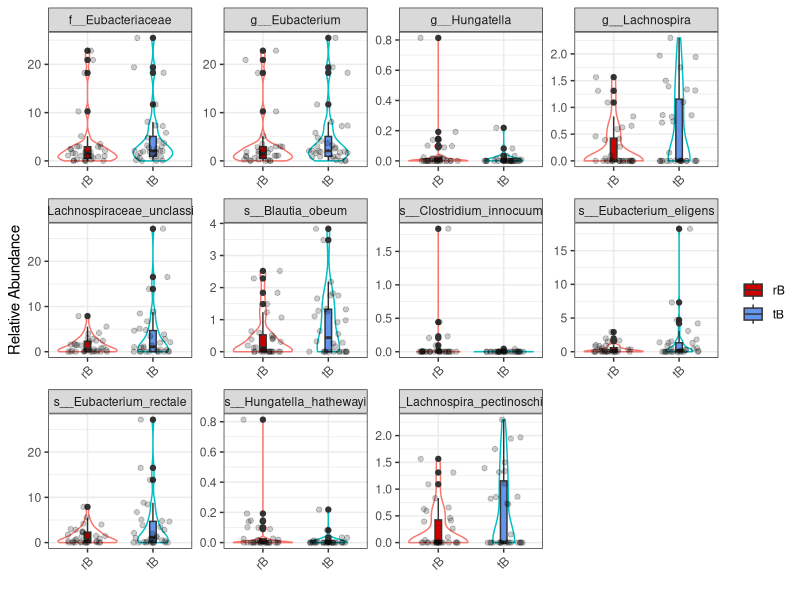
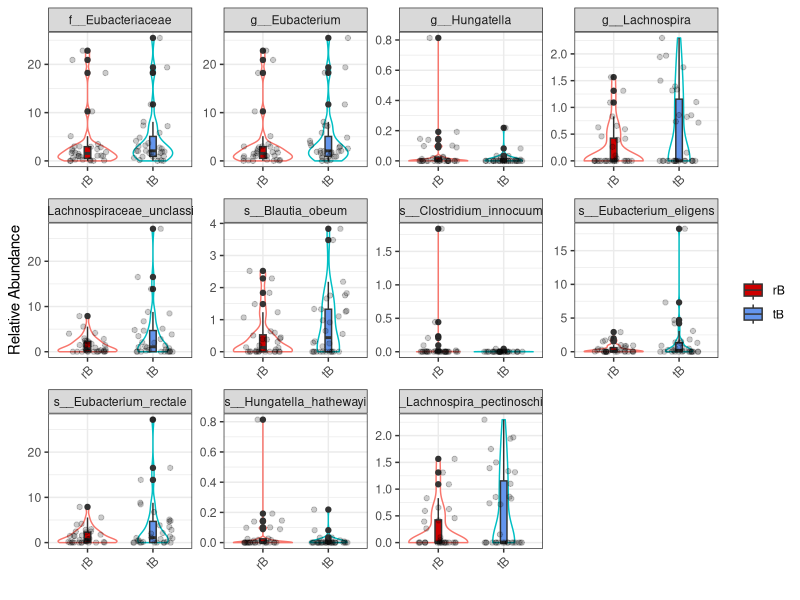

Source code (R) for these figures, in order:
## ---- chunk 1
knitr::opts_chunk$set(echo = TRUE)

library(tidyverse)
library(reshape2)
## ---- chunk 2
king <- read.csv("../data/derived/RelAbun/RelAbun_king.csv", row.names = 1)
phyl <- read.csv("../data/derived/RelAbun/RelAbun_phyl.csv",row.names = 1)
class <- read.csv("../data/derived/RelAbun/RelAbun_class.csv",row.names = 1)
ord <- read.csv("../data/derived/RelAbun/RelAbun_ord.csv", row.names = 1)
fam <- read.csv("../data/derived/RelAbun/RelAbun_fam.csv", row.names = 1)
gen <- read.csv("../data/derived/RelAbun/RelAbun_gen.csv", row.names = 1)
spec <- read.csv("../data/derived/RelAbun/RelAbun_spec.csv", row.names = 1)
## ---- chunk 3
run_wilcox <- function(level, str1, str2){
  microbes <- colnames(level)
  tableOfResults<-data.frame(var=microbes)
  tableOfResults$p_wilcox <- NA
  rownames(tableOfResults) <- microbes

  tempR <- filter(level, grepl(str1, rownames(level)))
  tempT <- filter(level, grepl(str2, rownames(level)))

  for(mic in colnames(level)){
    x <- tempR[, mic]
    y <- tempT[, mic]
    thiscommand <- paste("thiswilcox <- wilcox.test(x, y, paired = TRUE)")
    eval(parse(text = thiscommand))
    tableOfResults[mic, "p_wilcox"] <- thiswilcox$p.value
}
  tableOfResults <- tableOfResults %>% select(p_wilcox)
  return(tableOfResults)
}
## ---- chunk 4
get_direction <- function(df, mic){
  temp <- allMics %>%
  group_by(time) %>%
  summarize(mean(eval(as.name(mic))))
  
  dif <- as.double(temp[3,2] - temp[1,2])
  if(dif > 0){
    df[mic, "direction"] <- "increase"
  }else{
    df[mic, "direction"] <- "decrease"
  }
  return(df)
}
## ---- chunk 5
spec_dif <- run_wilcox(spec, "rB", "tB")
gen_dif <- run_wilcox(gen, "rB", "tB")
fam_dif <- run_wilcox(fam, "rB", "tB")
ord_dif <- run_wilcox(ord, "rB", "tB")
class_dif <- run_wilcox(class, "rB", "tB")
phyl_dif <- run_wilcox(phyl, "rB", "tB")
king_dif <- run_wilcox(king, "rB", "tB")

#combine and filter to p-value < 0.05
BRBresults <- rbind(king_dif, phyl_dif, class_dif, ord_dif, fam_dif, gen_dif, spec_dif) %>% filter(p_wilcox < 0.05)
## ---- chunk 6
spec_dif <- run_wilcox(spec, "rP", "tP")
gen_dif <- run_wilcox(gen, "rP", "tP")
fam_dif <- run_wilcox(fam, "rP", "tP")
ord_dif <- run_wilcox(ord, "rP", "tP")
class_dif <- run_wilcox(class, "rP", "tP")
phyl_dif <- run_wilcox(phyl, "rP", "tP")
king_dif <- run_wilcox(king, "rP", "tP")

#combine and filter to p-value < 0.05
resultsPlacebo <- rbind(king_dif, phyl_dif, class_dif, ord_dif, fam_dif, gen_dif, spec_dif) %>% filter(p_wilcox < 0.05)
## ---- chunk 7
BRBresults$direction <- NA

allMics <- cbind(king, phyl, class, ord, fam, gen, spec)
  
allMics <- allMics %>%
  mutate(time = rownames(allMics)) %>%
  mutate(time = substr(time, nchar(time)-1, nchar(time)))

for (microbe in rownames(BRBresults)) {
  BRBresults <- get_direction(BRBresults, microbe)
}
## ---- chunk 8
write.csv(BRBresults, "../data/derived/03-28-22_BRBmicrobiomeResults.csv")
## ---- chunk 9
for (microbe in rownames(resultsPlacebo)) {
  resultsPlacebo <- get_direction(resultsPlacebo, microbe)
}
## ---- chunk 10
write.csv(resultsPlacebo, "../data/derived/03-28-22_PlaceboMicrobiomeResults.csv")
## ---- chunk 11
sigMics <- allMics[, which((colnames(allMics) %in% rownames(BRBresults))==TRUE)]
sigMics <- sigMics %>%
  mutate(time = rownames(sigMics)) %>%
  mutate(time = substr(time, nchar(time)-1, nchar(time))) %>%
  filter(time == "rB" | time == "tB")
  
sigMics <- melt(sigMics)

bp <- 
  sigMics %>%
  ggplot(aes(x=time, y=value)) + 
  geom_violin(aes(color = time), show.legend = FALSE) +
  geom_boxplot(aes(fill=time), width = 0.1) + 
  geom_jitter(alpha = 0.2, width = 0.3) +
  xlab("") + ylab("Relative Abundance") + 
  labs(fill = "") + 
  theme_bw() +
  theme(axis.text.x = element_text(angle = 45, hjust=1)) + 
  scale_fill_manual(values=c("red3", "cornflowerblue")) + 
  facet_wrap(. ~ variable, scales = "free", ncol = 4)
  
bp

ggsave(filename = "../figures/aacr22_microbiomeBP.png", plot = bp, width = 12, height = 5.5, dpi = 300)
